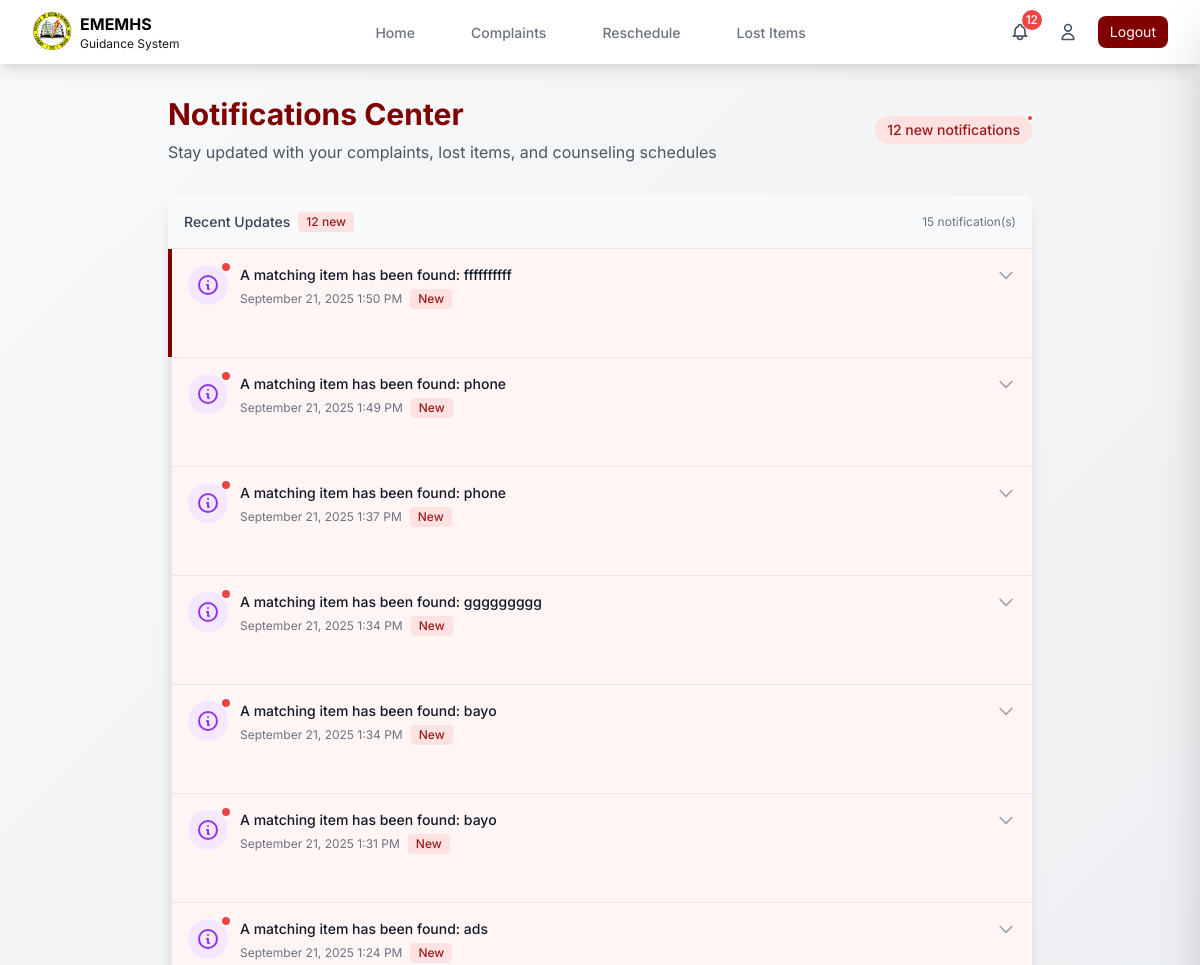
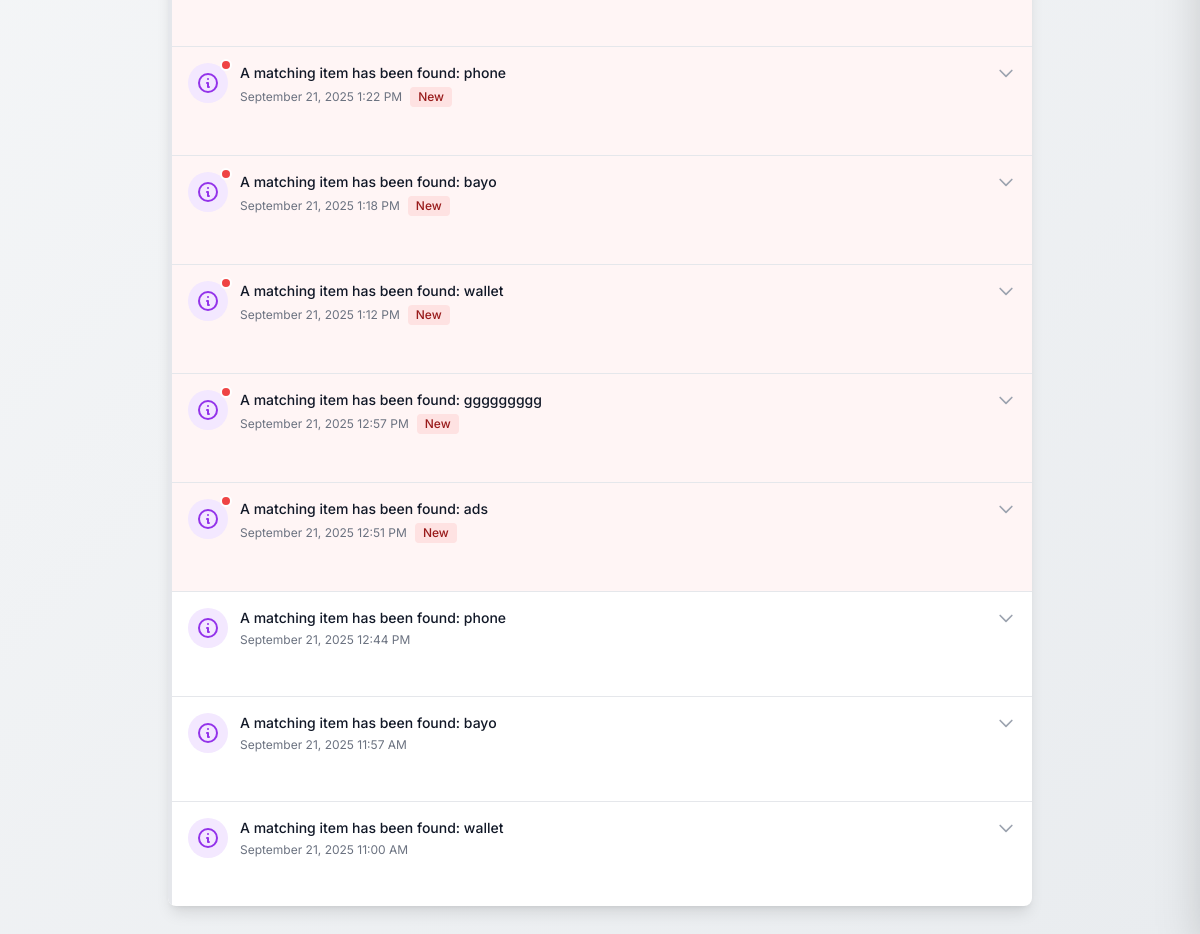
Before: /pages/notifications.php (signed in) with the older database file (2 pictures, top to bottom).
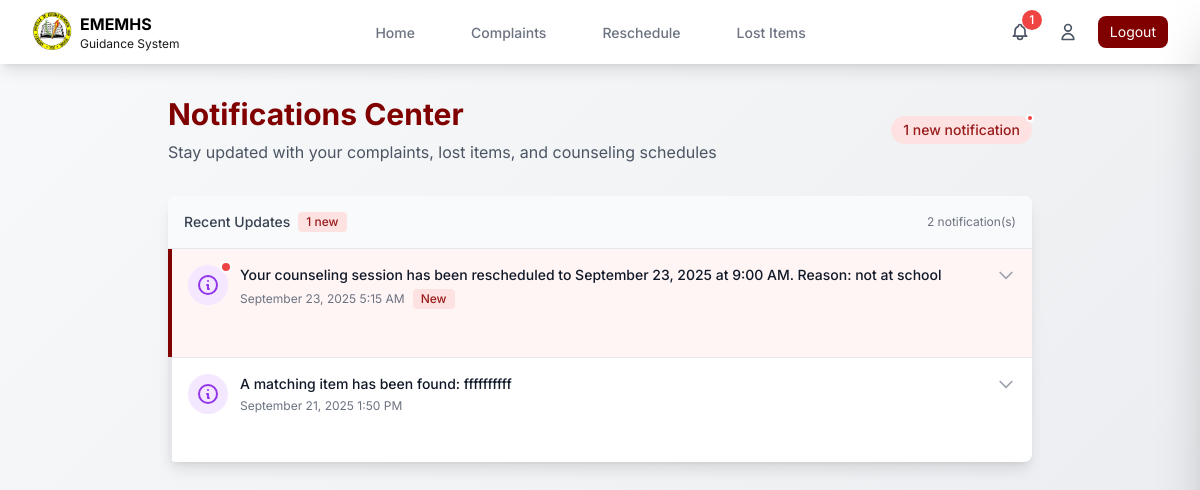
After: the same page with the newer database file.
### tables this page shows
CREATE TABLE `notifications` (
  `id` int(11) NOT NULL,
  `user_id` int(11) NOT NULL,
  `reference_id` int(11) NOT NULL,
  `reference_type` enum('complaint','lost_item') NOT NULL,
  `type` enum('scheduled','resolved','found_item','new_complaint','item_claimed','reschedule_request','rescheduled','reschedule_rejected') NOT NULL,
  `priority` enum('low','medium','high') DEFAULT 'medium',
  `message` text NOT NULL,
  `is_read` tinyint(1) DEFAULT 0,
  `read_at` timestamp NULL DEFAULT NULL,
  `expires_at` timestamp NULL DEFAULT NULL,
  `date_created` date NOT NULL,
  `time_created` time NOT NULL
);

### logic/notification_logic.php (called while the page is built, shortened)
<?php
require_once 'db_connection.php';
function getStudentNotifications($student_id)
{
    global $pdo;
    try {
        $stmt = $pdo->prepare(SQL_GET_STUDENT_NOTIFICATIONS);
        $stmt->execute([$student_id]);
        return $stmt->fetchAll(PDO::FETCH_ASSOC);
    } catch (PDOException $e) {
        error_log("Error getting notifications: " . $e->getMessage());
        return [];
    }
}
function getUnreadNotificationsCount($student_id)
{
    global $pdo;
    try {
        $stmt = $pdo->prepare(SQL_GET_UNREAD_NOTIFICATIONS_COUNT);
        $stmt->execute([$student_id]);
        $result = $stmt->fetch(PDO::FETCH_ASSOC);
        return $result['unread_count'];
    } catch (PDOException $e) {
        error_log("Error getting unread count: " . $e->getMessage());
        return 0;
    }
}

### pages/notifications.php (the view, shortened to what this page needs)
<?php
require_once '../logic/db_connection.php';
require_once '../logic/notification_logic.php';
$id = $_SESSION['user'];
$role = $_SESSION['role'];
$notifications = null;
$unreadCount = 0;
try {
    if ($role === 'admin') {
        $notifications = getAdminNotifications($id);
        $unreadCount = getAdminUnreadNotificationsCount($id);
        error_log("Admin notifications fetched: " . print_r($notifications, true));
    } else {
        $notifications = getStudentNotifications($id);
        $unreadCount = getUnreadNotificationsCount($id);
    }
} catch (Exception $e) {
    error_log("Error in notifications page: " . $e->getMessage());
    error_log("Stack trace: " . $e->getTraceAsString());
    $notifications = [];
}
?>
<!DOCTYPE html>
<html lang="en">
<head>
    <script src="https://cdn.tailwindcss.com"></script>
</head>
<body class="min-h-screen">
    <?php
    if ($_SESSION['role'] === 'student') {
        include 'navigation.php';
    } else {
        include 'navigation-admin.php';
    }
    ?>
    <main class="max-w-4xl mx-auto px-4 py-8<?php echo ($role !== 'student') ? ' pl-[180px] lg:pl-[180px] md:pl-[0] sm:pl-[0]' : ''; ?>">
        <div class="mb-8 animate-fade-in">
            <div class="flex items-center justify-between">
                <div>
                    <h1 class="text-3xl font-bold text-[#800000] mb-2">Notifications Center</h1>
                    <p class="text-gray-600">Stay updated with your complaints, lost items, and counseling schedules</p>
                </div>
                <?php if ($unreadCount > 0): ?>
                    <div class="notification-count-badge">
                        <span class="inline-flex items-center px-3 py-1 rounded-full text-sm font-medium bg-red-100 text-red-800">
                            <?php echo $unreadCount; ?> new notification<?php echo $unreadCount > 1 ? 's' : ''; ?>
                        </span>
                    </div>
                <?php endif; ?>
            </div>
        </div>
        <div class="bg-white rounded-lg shadow-lg overflow-hidden animate-fade-in">
            <?php if (empty($notifications)): ?>
                <div class="p-8 text-center">
                    <div class="bg-gray-50 rounded-full w-24 h-24 mx-auto mb-4 flex items-center justify-center">
                        <svg xmlns="http://www.w3.org/2000/svg" class="h-12 w-12 text-gray-400" fill="none" viewBox="0 0 24 24" stroke="currentColor">
                            <path stroke-linecap="round" stroke-linejoin="round" stroke-width="2" d="M15 17h5l-1.405-1.405A2.032 2.032 0 0118 14.158V11a6.002 6.002 0 00-4-5.659V5a2 2 0 10-4 0v.341C7.67 6.165 6 8.388 6 11v3.159c0 .538-.214 1.055-.595 1.436L4 17h5m6 0v1a3 3 0 11-6 0v-1m6 0H9" />
                        </svg>
                    </div>
                    <h3 class="text-lg font-medium text-gray-900 mb-2">No notifications yet</h3>
                    <p class="text-gray-500 mb-4">You'll see updates here when your complaints are scheduled or resolved.</p>
                    <div class="text-sm text-gray-400">
                        <p>Notifications will appear for:</p>
                        <ul class="list-disc list-inside mt-2">
                            <li>Counseling schedule updates</li>
                            <li>Complaint status changes</li>
                            <li>Lost item updates</li>
                        </ul>
                    </div>
                </div>
            <?php else: ?>
                <div class="p-4 bg-gray-50 border-b border-gray-200">
                    <div class="flex justify-between items-center">
                        <div class="flex items-center space-x-2">
                            <h2 class="text-sm font-medium text-gray-700">Recent Updates</h2>
                            <?php if ($unreadCount > 0): ?>
                                <span class="inline-flex items-center px-2 py-0.5 rounded text-xs font-medium bg-red-100 text-red-800">
                                    <?php echo $unreadCount; ?> new
                                </span>
                            <?php endif; ?>
                        </div>
                        <span class="text-xs text-gray-500"><?php echo count($notifications); ?> notification(s)</span>
                    </div>
                </div>
                <ul class="divide-y divide-gray-200">
                    <?php foreach ($notifications as $notification): ?>
                        <li class="notification-item <?php echo !$notification['is_read'] ? 'unread' : ''; ?>">
                            <div class="p-4 cursor-pointer hover:bg-gray-50" onclick="toggleDetails(this)">
                                <div class="flex items-start">
                                    <div class="flex-shrink-0 relative">
                                        <?php if ($notification['type'] === 'scheduled'): ?>
                                            <div class="h-10 w-10 rounded-full bg-blue-100 flex items-center justify-center">
                                                <svg xmlns="http://www.w3.org/2000/svg" class="h-6 w-6 text-blue-600" fill="none" viewBox="0 0 24 24" stroke="currentColor">
                                                    <path stroke-linecap="round" stroke-linejoin="round" stroke-width="2" d="M8 7V3m8 4V3m-9 8h10M5 21h14a2 2 0 002-2V7a2 2 0 00-2-2H5a2 2 0 00-2 2v12a2 2 0 002 2z" />
                                                </svg>
                                            </div>
                                        <?php else: ?>
                                            <div class="h-10 w-10 rounded-full bg-purple-100 flex items-center justify-center">
                                                <svg xmlns="http://www.w3.org/2000/svg" class="h-6 w-6 text-purple-600" fill="none" viewBox="0 0 24 24" stroke="currentColor">
                                                    <path stroke-linecap="round" stroke-linejoin="round" stroke-width="2" d="M13 16h-1v-4h-1m1-4h.01M21 12a9 9 0 11-18 0 9 9 0 0118 0z" />
                                                </svg>
                                            </div>
                                        <?php endif; ?>
                                        <?php if (!$notification['is_read']): ?>
                                            <span class="absolute -top-1 -right-1 h-3 w-3 bg-red-500 rounded-full border-2 border-white"></span>
                                        <?php endif; ?>
                                    </div>
                                    <div class="ml-3 flex-1">
                                        <div class="flex justify-between items-start">
                                            <div>
                                                <p class="text-sm font-medium text-gray-900">
                                                    <?php echo htmlspecialchars($notification['message']); ?>
                                                </p>
                                                <div class="mt-1 flex items-center space-x-2">
                                                    <span class="text-xs text-gray-500">
                                                        <?php
                                                        $date = new DateTime($notification['date_created'] . ' ' . $notification['time_created']);
                                                        echo $date->format('F j, Y g:i A');
                                                        ?>
                                                    </span>
                                                    <?php if (!$notification['is_read']): ?>
                                                        <span class="inline-flex items-center px-2 py-0.5 rounded text-xs font-medium bg-red-100 text-red-800">
                                                            New
                                                        </span>
                                                    <?php endif; ?>
                                                </div>
                                            </div>
                                            <svg xmlns="http://www.w3.org/2000/svg" class="h-5 w-5 text-gray-400 chevron-icon" fill="none" viewBox="0 0 24 24" stroke="currentColor">
                                                <path stroke-linecap="round" stroke-linejoin="round" stroke-width="2" d="M19 9l-7 7-7-7" />
                                            </svg>
                                        </div>
                                    </div>
                                </div>
                            </div>
                        </li>
                    <?php endforeach; ?>
                </ul>
            <?php endif; ?>
        </div>
    </main>
</body>
</html>

### pages/navigation.php (shortened to what this page needs)
<?php
require_once '../logic/notification_logic.php';
$isLoggedIn = isset($_SESSION['isLoggedIn']);
$current_page = basename($_SERVER['PHP_SELF']);
?>
<nav class="bg-white shadow-lg sticky top-0 z-50">
    <div class="px-4 sm:px-6 lg:px-8">
        <div class="flex justify-between items-center h-16">
            <div class="flex items-center">
                <a href="student_dashboard.php" class="flex items-center no-underline">
                    <img src="../image/ememhs-logo.png" alt="EMEMHS Logo" class="h-8 w-auto sm:h-10 mr-2">
                    <div>
                        <h3 class="font-bold text-md">EMEMHS</h3>
                        <p class="text-xs opacity-90">Guidance System</p>
                    </div>
                </a>
            </div>
            <div class="hidden lg:flex items-center space-x-6">
                <?php if ($isLoggedIn): ?>
                    <a href="student_dashboard.php" class="nav-link <?php echo ($current_page == 'student_dashboard.php') ? 'active' : ''; ?>">
                        Home
                    </a>
                    <a href="complaint-concern.php" class="nav-link <?php echo ($current_page == 'complaint-concern.php') ? 'active' : ''; ?>">
                        Complaints
                    </a>
                    <a href="reschedule-request.php" class="nav-link <?php echo ($current_page == 'reschedule-request.php') ? 'active' : ''; ?>">
                        Reschedule
                    </a>
                    <a href="lost_item.php" class="nav-link <?php echo ($current_page == 'lost_item.php') ? 'active' : ''; ?>">
                        Lost Items
                    </a>
                <?php endif; ?>
            </div>
            <div class="flex items-center space-x-3">
                <?php if ($isLoggedIn): ?>
                    <a href="notifications.php" class="relative p-2 text-gray-600 hover:text-[#800000] transition-colors <?php echo ($current_page == 'notifications.php') ? 'text-[#800000]' : ''; ?>">
                        <?php
                        $unread_count = getUnreadNotificationsCount($_SESSION['user']);
                        if ($unread_count > 0):
                        ?>
                            <span class="absolute -top-1 -right-1 bg-red-500 text-white text-xs rounded-full h-5 w-5 flex items-center justify-center font-medium"><?php echo $unread_count; ?></span>
                        <?php endif; ?>
                    </a>
                    <a href="profile.php" class="hidden lg:flex items-center p-2 text-gray-600 hover:text-[#800000] transition-colors <?php echo ($current_page == 'profile.php') ? 'text-[#800000]' : ''; ?>">
                        <svg class="w-5 h-5" fill="none" stroke="currentColor" viewBox="0 0 24 24">
                            <path stroke-linecap="round" stroke-linejoin="round" stroke-width="2" d="M16 7a4 4 0 11-8 0 4 4 0 018 0zM12 14a7 7 0 00-7 7h14a7 7 0 00-7-7z" />
                        </svg>
                    </a>
                    <a href="../logic/logout_logic.php" class="text-sm bg-[#800000] text-white px-3 py-1.5 rounded-lg hover:bg-[#600000] transition-colors duration-300 hidden lg:block">Logout</a>
                <?php endif; ?>
            </div>
        </div>
    </div>
</nav>

### pages/notifications.php (style rules this page uses)
body { font-family: 'Inter', sans-serif; background: linear-gradient(135deg, #f8f9fa 0%, #e9ecef 100%); }
.notification-item { transition: all 0.3s ease; border-left: 4px solid transparent; }
.notification-item.unread { border-left-color: #800000; background-color: #fff5f5; }
.chevron-icon { transition: transform 0.3s ease; }
.animate-fade-in { animation: fadeIn 0.5s ease-in; }
.notification-count-badge { position: relative; display: inline-flex; align-items: center; }
.notification-count-badge::after { content: ''; position: absolute; top: -2px; right: -2px; width: 8px; height: 8px; background-color: #ef4444; border-radius: 50%; border: 2px solid white; }

### pages/navigation.php (style rules this page uses)
.nav-link { display: flex; align-items: center; padding: 0.5rem 1rem; color: #6b7280; text-decoration: none; border-radius: 0.5rem; transition: all 0.2s ease; font-size: 0.875rem; font-weight: 500; }

Changed rows visible on the page:
removed notifications: type "found_item" (drawn), is_read 0 (drawn), message "A matching item has been found: phone", $date->format('F j, Y g:i A') "September 21, 2025 1:49 PM"
removed notifications: type "found_item" (drawn), is_read 0 (drawn), message "A matching item has been found: phone", $date->format('F j, Y g:i A') "September 21, 2025 1:37 PM"
removed notifications: type "found_item" (drawn), is_read 0 (drawn), message "A matching item has been found: ggggggggg", $date->format('F j, Y g:i A') "September 21, 2025 1:34 PM"
removed notifications: type "found_item" (drawn), is_read 0 (drawn), message "A matching item has been found: bayo", $date->format('F j, Y g:i A') "September 21, 2025 1:34 PM"
removed notifications: type "found_item" (drawn), is_read 0 (drawn), message "A matching item has been found: bayo", $date->format('F j, Y g:i A') "September 21, 2025 1:31 PM"
removed notifications: type "found_item" (drawn), is_read 0 (drawn), message "A matching item has been found: ads", $date->format('F j, Y g:i A') "September 21, 2025 1:24 PM"
removed notifications: type "found_item" (drawn), is_read 0 (drawn), message "A matching item has been found: phone", $date->format('F j, Y g:i A') "September 21, 2025 1:22 PM"
removed notifications: type "found_item" (drawn), is_read 0 (drawn), message "A matching item has been found: bayo", $date->format('F j, Y g:i A') "September 21, 2025 1:18 PM"
removed notifications: type "found_item" (drawn), is_read 0 (drawn), message "A matching item has been found: wallet", $date->format('F j, Y g:i A') "September 21, 2025 1:12 PM"
removed notifications: type "found_item" (drawn), is_read 0 (drawn), message "A matching item has been found: ggggggggg", $date->format('F j, Y g:i A') "September 21, 2025 12:57 PM"
removed notifications: type "found_item" (drawn), is_read 0 (drawn), message "A matching item has been found: ads", $date->format('F j, Y g:i A') "September 21, 2025 12:51 PM"
removed notifications: type "found_item" (drawn), message "A matching item has been found: phone", $date->format('F j, Y g:i A') "September 21, 2025 12:44 PM"
removed notifications: type "found_item" (drawn), message "A matching item has been found: bayo", $date->format('F j, Y g:i A') "September 21, 2025 11:57 AM"
removed notifications: type "found_item" (drawn), message "A matching item has been found: wallet", $date->format('F j, Y g:i A') "September 21, 2025 11:00 AM"
added notifications: type "rescheduled" (drawn), is_read 0 (drawn), message "Your counseling session has been rescheduled to September 23, 2025 at 9:00 AM. Reason: not at school", $date->format('F j, Y g:i A') "September 23, 2025 5:15 AM"
changed notifications "A matching item has been found: ffffffffff": no longer shows "New"
Other visible differences:
$unread_count: "12" → "1"
$unreadCount: "12" → "1"
count($notifications): "15" → "2"
text no longer shown: "s"
